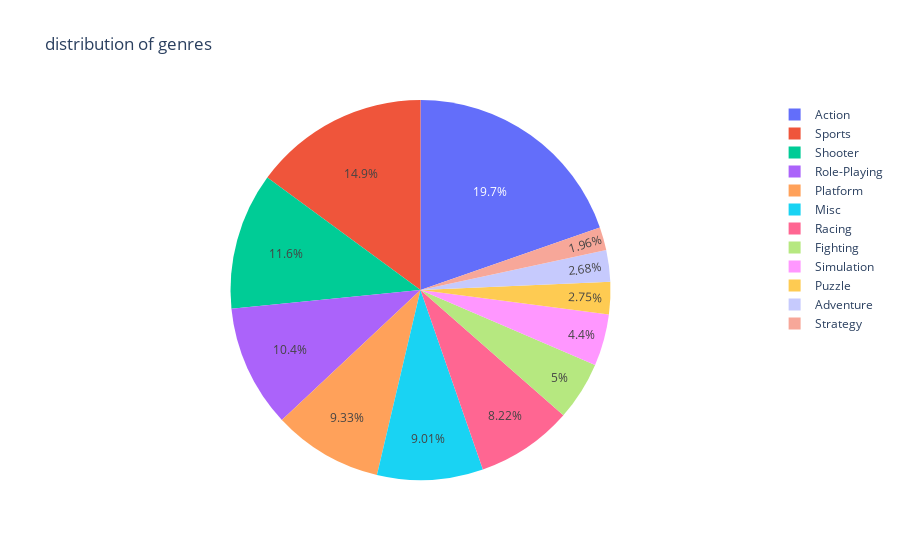

Notebook cell for this chart:
### Code cell
fig

### Figure 1 — Plotly figure (JSON) as saved in the notebook; plotly's stock layout.template omitted (floating-point values rounded to 4 significant figures; data arrays with more than 128 entries replaced by an {"elided": "..."} marker saying what was removed)
{"data": [{"domain": {"x": [0, 1], "y": [0, 1]}, "hovertemplate": "Genre=%{label}<br>Global_Sales=%{value}<extra></extra>", "labels": {"elided": "16540 str values"}, "legendgroup": "", "name": "", "showlegend": true, "type": "pie", "values": {"elided": "16540 float values"}}], "layout": {"legend": {"tracegroupgap": 0}, "title": {"text": "distribution of genres"}}}
